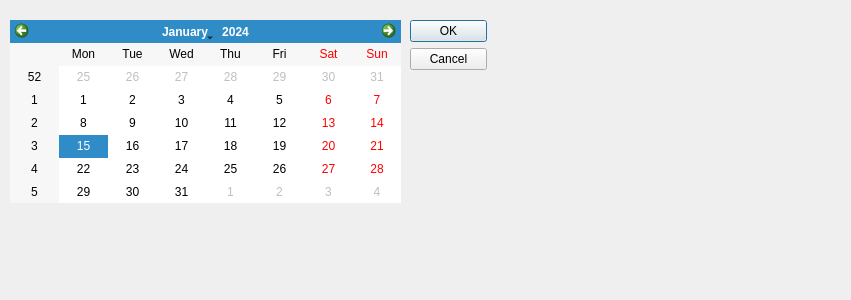
<?xml version="1.0" encoding="UTF-8"?>
<ui version="4.0">
 <class>ConfigDialog</class>
 <widget class="QDialog" name="ConfigDialog">
  <property name="geometry">
   <rect>
    <x>0</x>
    <y>0</y>
    <width>851</width>
    <height>300</height>
   </rect>
  </property>
  <property name="windowTitle">
   <string>Dialog</string>
  </property>
  <widget class="QWidget" name="layoutWidget">
   <property name="geometry">
    <rect>
     <x>410</x>
     <y>20</y>
     <width>77</width>
     <height>106</height>
    </rect>
   </property>
   <layout class="QVBoxLayout">
    <property name="spacing">
     <number>6</number>
    </property>
    <property name="leftMargin">
     <number>0</number>
    </property>
    <property name="topMargin">
     <number>0</number>
    </property>
    <property name="rightMargin">
     <number>0</number>
    </property>
    <property name="bottomMargin">
     <number>0</number>
    </property>
    <item>
     <widget class="QPushButton" name="okButton">
      <property name="text">
       <string>OK</string>
      </property>
     </widget>
    </item>
    <item>
     <widget class="QPushButton" name="cancelButton">
      <property name="text">
       <string>Cancel</string>
      </property>
     </widget>
    </item>
    <item>
     <spacer>
      <property name="orientation">
       <enum>Qt::Vertical</enum>
      </property>
      <property name="sizeHint" stdset="0">
       <size>
        <width>20</width>
        <height>40</height>
       </size>
      </property>
     </spacer>
    </item>
   </layout>
  </widget>
  <widget class="QCalendarWidget" name="calendarWidget">
   <property name="geometry">
    <rect>
     <x>10</x>
     <y>20</y>
     <width>391</width>
     <height>183</height>
    </rect>
   </property>
  </widget>
 </widget>
 <resources/>
 <connections>
  <connection>
   <sender>okButton</sender>
   <signal>clicked()</signal>
   <receiver>ConfigDialog</receiver>
   <slot>accept()</slot>
   <hints>
    <hint type="sourcelabel">
     <x>351</x>
     <y>38</y>
    </hint>
    <hint type="destinationlabel">
     <x>233</x>
     <y>29</y>
    </hint>
   </hints>
  </connection>
  <connection>
   <sender>cancelButton</sender>
   <signal>clicked()</signal>
   <receiver>ConfigDialog</receiver>
   <slot>reject()</slot>
   <hints>
    <hint type="sourcelabel">
     <x>330</x>
     <y>66</y>
    </hint>
    <hint type="destinationlabel">
     <x>197</x>
     <y>125</y>
    </hint>
   </hints>
  </connection>
 </connections>
</ui>
